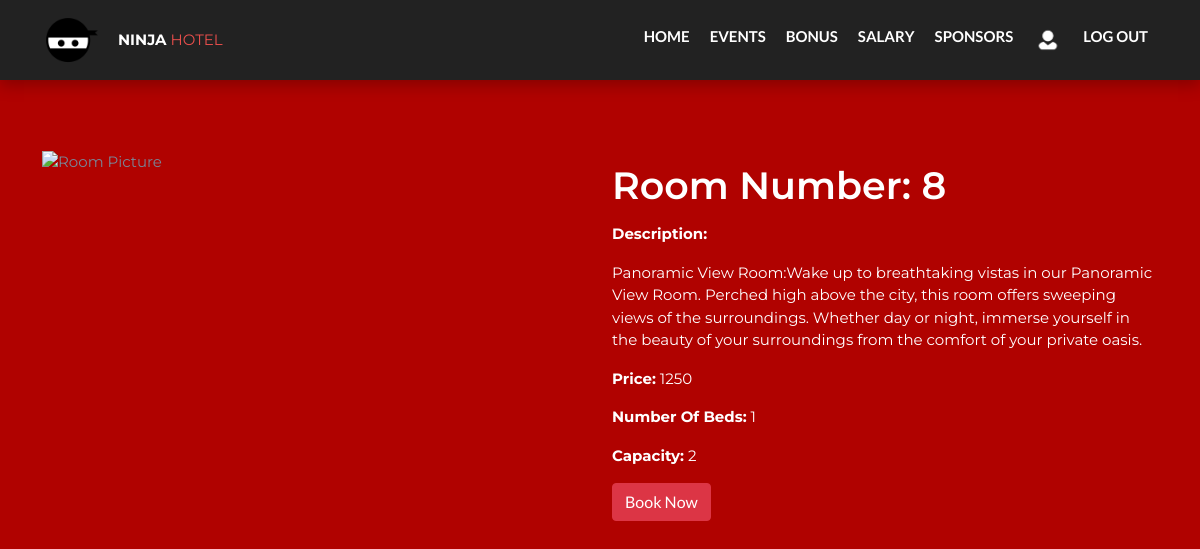
Screenshot of /room-commands/room-details.php?rid=8 (signed in) with the database file from the repository.
### tables this page shows
CREATE TABLE `room` (
  `Room_ID` int(20) NOT NULL,
  `room_pic` varchar(20) DEFAULT NULL,
  `room_desription` varchar(300) DEFAULT NULL,
  `num of beds` int(12) NOT NULL,
  `PricePerNight` bigint(255) NOT NULL,
  `avalability` tinyint(1) NOT NULL,
  `capacity` int(200) DEFAULT NULL
);

### room-commands/room-details.php (the view, shortened to what this page needs)
<?php
    include '../tools/connection.php';
    include '../tools/navbar.php';
    $id = $_GET['rid'];
    $sql = "SELECT * FROM room WHERE Room_ID=$id";
    $result = $conn->query($sql);
    $row = $result->fetch_assoc();
?>
<!DOCTYPE html>
<html lang="en">
<head>
    <link rel="stylesheet" href="../css/bootstrap.min.css">
    <link rel="stylesheet" href="../icons/fontawesome/css/all.min.css">
	<link type="text/css" rel="stylesheet" href="../css/style.css"/>
</head>
<body style="background-color:#B00200">
    <br>
    <div class="container mt-5">
        <div class="row">
            <div class="col-md-6">
                <img src="../images/<?php echo $row['room_pic']; ?>" alt="Room Picture" style="max-width: 100%;">
            </div>
            <div class="col-md-6">
                <h1  style='color: white;'><?php echo "Room Number: ".$row['Room_ID'].""; ?></h1>
                <p  style='color: white;'><strong>Description:</strong></p>
                <p  style='color: white;'><?php echo $row['room_desription']; ?></p>
                <p style='color: white;'><strong>Price:</strong> <?php echo $row['PricePerNight']; ?></p>
                <p style='color: white;'><strong>Number Of Beds:</strong> <?php echo $row['num of beds']; ?></p>
                <p style='color: white;'><strong>Capacity:</strong> <?php echo $row['capacity']; ?></p>
                <a href="book.php?rid=<?php echo $row['Room_ID']; ?>" class="btn btn-danger" data-toggle="modal" data-target="#bookingModal">Book Now</a>
            </div>
        </div>
    </div>
</body>
</html>

### css/style.css (style rules this page uses)
body { font-family: 'Montserrat', sans-serif; font-size: 15px; font-weight: 400; color: #798696; overflow-x:hidden; }
h1,h2,h3,h4,h5,h6 { margin-top: 12px; margin-bottom: 15px; font-weight: 600; color: #374050; }
h1 { font-size:38px; }
a { font-family: 'Lato', sans-serif; color: #374050; font-weight: 700; }

### rows the page displays
room: Room_ID "8", room_desription "Panoramic View Room:Wake up to breathtaking vistas in our Panoramic View Room. Perched high above the city, this room offers sweeping views of the surroundings. Whether day or night, immerse yourself in the beauty of your surroundings from the comfort of your private oasis.", PricePerNight "1250", num of beds "1", capacity "2"
